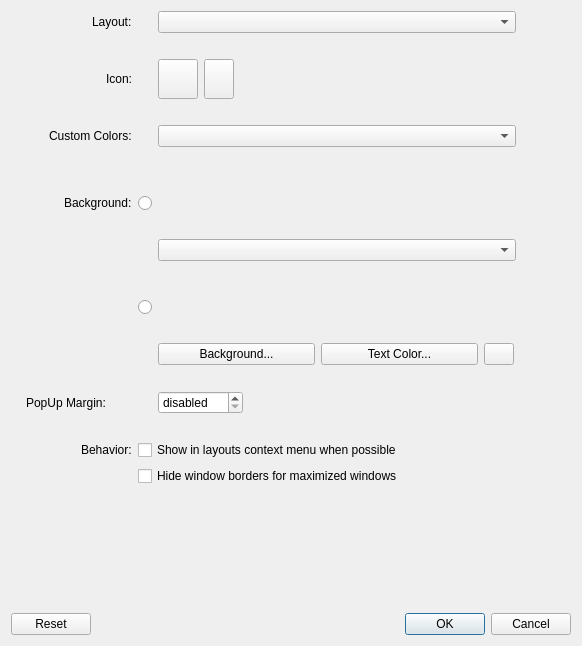
<?xml version="1.0" encoding="UTF-8"?>
<ui version="4.0">
 <class>DetailsDialog</class>
 <widget class="QDialog" name="DetailsDialog">
  <property name="geometry">
   <rect>
    <x>0</x>
    <y>0</y>
    <width>582</width>
    <height>646</height>
   </rect>
  </property>
  <property name="windowTitle">
   <string>Details</string>
  </property>
  <layout class="QVBoxLayout" name="verticalLayout">
   <item>
    <layout class="QHBoxLayout" name="optionsLayout">
     <item>
      <spacer name="horizontalSpacer">
       <property name="orientation">
        <enum>Qt::Horizontal</enum>
       </property>
       <property name="sizeType">
        <enum>QSizePolicy::Fixed</enum>
       </property>
       <property name="sizeHint" stdset="0">
        <size>
         <width>15</width>
         <height>20</height>
        </size>
       </property>
      </spacer>
     </item>
     <item>
      <layout class="QVBoxLayout" name="verticalLayout_2">
       <item>
        <layout class="QGridLayout" name="gridLayout" columnstretch="5,0,0">
         <item row="19" column="0">
          <layout class="QHBoxLayout" name="horizontalLayout_5">
           <item>
            <spacer name="horizontalSpacer_5">
             <property name="orientation">
              <enum>Qt::Horizontal</enum>
             </property>
             <property name="sizeHint" stdset="0">
              <size>
               <width>40</width>
               <height>20</height>
              </size>
             </property>
            </spacer>
           </item>
           <item>
            <widget class="QLabel" name="behaviorLbl">
             <property name="text">
              <string>Behavior:</string>
             </property>
            </widget>
           </item>
          </layout>
         </item>
         <item row="20" column="1" colspan="2">
          <widget class="QCheckBox" name="borderlessChk">
           <property name="text">
            <string>Hide window borders for maximized windows</string>
           </property>
          </widget>
         </item>
         <item row="12" column="2">
          <layout class="QHBoxLayout" name="backgroundOptLayout">
           <item>
            <widget class="Mocha::Settings::Widget::PatternWidget" name="backPatternWidget" native="true">
             <property name="minimumSize">
              <size>
               <width>358</width>
               <height>60</height>
              </size>
             </property>
            </widget>
           </item>
           <item>
            <spacer name="horizontalSpacer_7">
             <property name="orientation">
              <enum>Qt::Horizontal</enum>
             </property>
             <property name="sizeHint" stdset="0">
              <size>
               <width>40</width>
               <height>20</height>
              </size>
             </property>
            </spacer>
           </item>
          </layout>
         </item>
         <item row="3" column="0">
          <layout class="QHBoxLayout" name="horizontalLayout_3">
           <item>
            <spacer name="horizontalSpacer_3">
             <property name="orientation">
              <enum>Qt::Horizontal</enum>
             </property>
             <property name="sizeHint" stdset="0">
              <size>
               <width>40</width>
               <height>20</height>
              </size>
             </property>
            </spacer>
           </item>
           <item>
            <widget class="QLabel" name="iconLbl">
             <property name="text">
              <string>Icon:</string>
             </property>
            </widget>
           </item>
          </layout>
         </item>
         <item row="1" column="2">
          <layout class="QHBoxLayout" name="horizontalLayout_9">
           <item>
            <widget class="Mocha::Settings::LayoutsComboBox" name="layoutsCmb">
             <property name="minimumSize">
              <size>
               <width>358</width>
               <height>0</height>
              </size>
             </property>
            </widget>
           </item>
           <item>
            <spacer name="horizontalSpacer_12">
             <property name="orientation">
              <enum>Qt::Horizontal</enum>
             </property>
             <property name="sizeHint" stdset="0">
              <size>
               <width>40</width>
               <height>20</height>
              </size>
             </property>
            </spacer>
           </item>
          </layout>
         </item>
         <item row="19" column="1" colspan="2">
          <widget class="QCheckBox" name="inMenuChk">
           <property name="maximumSize">
            <size>
             <width>16777215</width>
             <height>16777215</height>
            </size>
           </property>
           <property name="text">
            <string>Show in layouts context menu when possible</string>
           </property>
          </widget>
         </item>
         <item row="2" column="2">
          <spacer name="verticalSpacer_6">
           <property name="orientation">
            <enum>Qt::Vertical</enum>
           </property>
           <property name="sizeType">
            <enum>QSizePolicy::Fixed</enum>
           </property>
           <property name="sizeHint" stdset="0">
            <size>
             <width>15</width>
             <height>20</height>
            </size>
           </property>
          </spacer>
         </item>
         <item row="15" column="0">
          <layout class="QHBoxLayout" name="horizontalLayout_8">
           <item>
            <widget class="QLabel" name="popUpMarginLbl">
             <property name="text">
              <string>PopUp Margin:</string>
             </property>
            </widget>
           </item>
          </layout>
         </item>
         <item row="13" column="2">
          <layout class="QHBoxLayout" name="horizontalLayout_2">
           <item>
            <layout class="QHBoxLayout" name="horizontalLayout_6">
             <item>
              <widget class="QPushButton" name="backgroundBtn">
               <property name="minimumSize">
                <size>
                 <width>157</width>
                 <height>0</height>
                </size>
               </property>
               <property name="text">
                <string>Background...</string>
               </property>
              </widget>
             </item>
             <item>
              <widget class="QPushButton" name="textColorBtn">
               <property name="minimumSize">
                <size>
                 <width>157</width>
                 <height>0</height>
                </size>
               </property>
               <property name="text">
                <string>Text Color...</string>
               </property>
              </widget>
             </item>
             <item>
              <widget class="QPushButton" name="patternClearBtn">
               <property name="minimumSize">
                <size>
                 <width>30</width>
                 <height>5</height>
                </size>
               </property>
               <property name="maximumSize">
                <size>
                 <width>30</width>
                 <height>16777215</height>
                </size>
               </property>
               <property name="text">
                <string/>
               </property>
               <property name="icon">
                <iconset theme="edit-clear">
                 <normaloff>.</normaloff>.</iconset>
               </property>
              </widget>
             </item>
            </layout>
           </item>
           <item>
            <spacer name="horizontalSpacer_9">
             <property name="orientation">
              <enum>Qt::Horizontal</enum>
             </property>
             <property name="sizeHint" stdset="0">
              <size>
               <width>40</width>
               <height>20</height>
              </size>
             </property>
            </spacer>
           </item>
          </layout>
         </item>
         <item row="6" column="2">
          <spacer name="verticalSpacer_8">
           <property name="orientation">
            <enum>Qt::Vertical</enum>
           </property>
           <property name="sizeType">
            <enum>QSizePolicy::Fixed</enum>
           </property>
           <property name="sizeHint" stdset="0">
            <size>
             <width>15</width>
             <height>20</height>
            </size>
           </property>
          </spacer>
         </item>
         <item row="20" column="0">
          <widget class="QLabel" name="behaviorSecRowLbl">
           <property name="text">
            <string notr="true"/>
           </property>
          </widget>
         </item>
         <item row="4" column="2">
          <spacer name="verticalSpacer_3">
           <property name="orientation">
            <enum>Qt::Vertical</enum>
           </property>
           <property name="sizeType">
            <enum>QSizePolicy::Fixed</enum>
           </property>
           <property name="sizeHint" stdset="0">
            <size>
             <width>15</width>
             <height>20</height>
            </size>
           </property>
          </spacer>
         </item>
         <item row="9" column="2">
          <layout class="QHBoxLayout" name="horizontalLayout">
           <item>
            <widget class="QComboBox" name="colorsCmb">
             <property name="minimumSize">
              <size>
               <width>358</width>
               <height>0</height>
              </size>
             </property>
            </widget>
           </item>
           <item>
            <spacer name="horizontalSpacer_10">
             <property name="orientation">
              <enum>Qt::Horizontal</enum>
             </property>
             <property name="sizeHint" stdset="0">
              <size>
               <width>40</width>
               <height>20</height>
              </size>
             </property>
            </spacer>
           </item>
          </layout>
         </item>
         <item row="5" column="2">
          <layout class="QHBoxLayout" name="horizontalLayout_11">
           <item>
            <widget class="Mocha::Settings::SchemesComboBox" name="customSchemeCmb">
             <property name="minimumSize">
              <size>
               <width>358</width>
               <height>0</height>
              </size>
             </property>
            </widget>
           </item>
           <item>
            <spacer name="horizontalSpacer_15">
             <property name="orientation">
              <enum>Qt::Horizontal</enum>
             </property>
             <property name="sizeHint" stdset="0">
              <size>
               <width>40</width>
               <height>20</height>
              </size>
             </property>
            </spacer>
           </item>
          </layout>
         </item>
         <item row="12" column="1">
          <widget class="QRadioButton" name="backRadioBtn">
           <property name="sizePolicy">
            <sizepolicy hsizetype="Preferred" vsizetype="Fixed">
             <horstretch>0</horstretch>
             <verstretch>0</verstretch>
            </sizepolicy>
           </property>
           <property name="maximumSize">
            <size>
             <width>20</width>
             <height>20</height>
            </size>
           </property>
           <property name="text">
            <string notr="true"/>
           </property>
          </widget>
         </item>
         <item row="1" column="0">
          <layout class="QHBoxLayout" name="horizontalLayout_7">
           <item>
            <spacer name="horizontalSpacer_11">
             <property name="orientation">
              <enum>Qt::Horizontal</enum>
             </property>
             <property name="sizeHint" stdset="0">
              <size>
               <width>40</width>
               <height>20</height>
              </size>
             </property>
            </spacer>
           </item>
           <item>
            <widget class="QLabel" name="layoutLbl">
             <property name="text">
              <string>Layout:</string>
             </property>
            </widget>
           </item>
          </layout>
         </item>
         <item row="7" column="0">
          <layout class="QHBoxLayout" name="horizontalLayout_4">
           <item>
            <spacer name="horizontalSpacer_4">
             <property name="orientation">
              <enum>Qt::Horizontal</enum>
             </property>
             <property name="sizeHint" stdset="0">
              <size>
               <width>40</width>
               <height>20</height>
              </size>
             </property>
            </spacer>
           </item>
           <item>
            <widget class="QLabel" name="backgroundLbl">
             <property name="minimumSize">
              <size>
               <width>0</width>
               <height>0</height>
              </size>
             </property>
             <property name="text">
              <string>Background:</string>
             </property>
            </widget>
           </item>
          </layout>
         </item>
         <item row="14" column="2">
          <spacer name="verticalSpacer_4">
           <property name="orientation">
            <enum>Qt::Vertical</enum>
           </property>
           <property name="sizeType">
            <enum>QSizePolicy::Fixed</enum>
           </property>
           <property name="sizeHint" stdset="0">
            <size>
             <width>15</width>
             <height>20</height>
            </size>
           </property>
          </spacer>
         </item>
         <item row="10" column="2">
          <spacer name="verticalSpacer_5">
           <property name="orientation">
            <enum>Qt::Vertical</enum>
           </property>
           <property name="sizeType">
            <enum>QSizePolicy::Fixed</enum>
           </property>
           <property name="sizeHint" stdset="0">
            <size>
             <width>20</width>
             <height>10</height>
            </size>
           </property>
          </spacer>
         </item>
         <item row="7" column="1">
          <widget class="QRadioButton" name="colorRadioBtn">
           <property name="sizePolicy">
            <sizepolicy hsizetype="Preferred" vsizetype="Fixed">
             <horstretch>0</horstretch>
             <verstretch>0</verstretch>
            </sizepolicy>
           </property>
           <property name="minimumSize">
            <size>
             <width>0</width>
             <height>0</height>
            </size>
           </property>
           <property name="maximumSize">
            <size>
             <width>20</width>
             <height>20</height>
            </size>
           </property>
           <property name="text">
            <string notr="true"/>
           </property>
          </widget>
         </item>
         <item row="15" column="2">
          <layout class="QHBoxLayout" name="horizontalLayout_10">
           <item>
            <widget class="QSpinBox" name="popUpMarginSpinBox">
             <property name="sizePolicy">
              <sizepolicy hsizetype="Minimum" vsizetype="Fixed">
               <horstretch>0</horstretch>
               <verstretch>0</verstretch>
              </sizepolicy>
             </property>
             <property name="minimumSize">
              <size>
               <width>85</width>
               <height>0</height>
              </size>
             </property>
             <property name="maximumSize">
              <size>
               <width>16777215</width>
               <height>16777215</height>
              </size>
             </property>
             <property name="alignment">
              <set>Qt::AlignLeading|Qt::AlignLeft|Qt::AlignVCenter</set>
             </property>
             <property name="specialValueText">
              <string>disabled</string>
             </property>
             <property name="suffix">
              <string> px.</string>
             </property>
             <property name="prefix">
              <string/>
             </property>
             <property name="minimum">
              <number>-1</number>
             </property>
             <property name="maximum">
              <number>50</number>
             </property>
             <property name="value">
              <number>-1</number>
             </property>
            </widget>
           </item>
           <item>
            <spacer name="horizontalSpacer_14">
             <property name="orientation">
              <enum>Qt::Horizontal</enum>
             </property>
             <property name="sizeHint" stdset="0">
              <size>
               <width>40</width>
               <height>20</height>
              </size>
             </property>
            </spacer>
           </item>
          </layout>
         </item>
         <item row="17" column="2">
          <spacer name="verticalSpacer">
           <property name="orientation">
            <enum>Qt::Vertical</enum>
           </property>
           <property name="sizeType">
            <enum>QSizePolicy::Fixed</enum>
           </property>
           <property name="sizeHint" stdset="0">
            <size>
             <width>15</width>
             <height>20</height>
            </size>
           </property>
          </spacer>
         </item>
         <item row="7" column="2">
          <layout class="QHBoxLayout" name="colorsOptLayout">
           <item>
            <widget class="Mocha::Settings::Widget::PatternWidget" name="colorPatternWidget" native="true">
             <property name="minimumSize">
              <size>
               <width>358</width>
               <height>60</height>
              </size>
             </property>
            </widget>
           </item>
           <item>
            <spacer name="horizontalSpacer_6">
             <property name="orientation">
              <enum>Qt::Horizontal</enum>
             </property>
             <property name="sizeHint" stdset="0">
              <size>
               <width>40</width>
               <height>20</height>
              </size>
             </property>
            </spacer>
           </item>
          </layout>
         </item>
         <item row="3" column="2">
          <layout class="QHBoxLayout" name="iconHorLayout">
           <item>
            <widget class="QPushButton" name="iconBtn">
             <property name="minimumSize">
              <size>
               <width>40</width>
               <height>40</height>
              </size>
             </property>
             <property name="maximumSize">
              <size>
               <width>40</width>
               <height>40</height>
              </size>
             </property>
             <property name="text">
              <string notr="true"/>
             </property>
             <property name="icon">
              <iconset theme="add">
               <normaloff>.</normaloff>.</iconset>
             </property>
             <property name="iconSize">
              <size>
               <width>32</width>
               <height>32</height>
              </size>
             </property>
            </widget>
           </item>
           <item>
            <widget class="QPushButton" name="iconClearBtn">
             <property name="minimumSize">
              <size>
               <width>0</width>
               <height>0</height>
              </size>
             </property>
             <property name="maximumSize">
              <size>
               <width>30</width>
               <height>50</height>
              </size>
             </property>
             <property name="text">
              <string notr="true"/>
             </property>
             <property name="icon">
              <iconset theme="edit-clear">
               <normaloff>.</normaloff>.</iconset>
             </property>
            </widget>
           </item>
           <item>
            <spacer name="horizontalSpacer_8">
             <property name="orientation">
              <enum>Qt::Horizontal</enum>
             </property>
             <property name="sizeHint" stdset="0">
              <size>
               <width>40</width>
               <height>20</height>
              </size>
             </property>
            </spacer>
           </item>
          </layout>
         </item>
         <item row="12" column="0">
          <widget class="QLabel" name="backSecondRowLbl">
           <property name="text">
            <string notr="true"/>
           </property>
          </widget>
         </item>
         <item row="5" column="0">
          <layout class="QHBoxLayout" name="horizontalLayout_13">
           <item>
            <spacer name="horizontalSpacer_13">
             <property name="orientation">
              <enum>Qt::Horizontal</enum>
             </property>
             <property name="sizeHint" stdset="0">
              <size>
               <width>40</width>
               <height>20</height>
              </size>
             </property>
            </spacer>
           </item>
           <item>
            <widget class="QLabel" name="customSchemeLbl">
             <property name="text">
              <string>Custom Colors:</string>
             </property>
            </widget>
           </item>
          </layout>
         </item>
        </layout>
       </item>
      </layout>
     </item>
     <item>
      <spacer name="horizontalSpacer_2">
       <property name="orientation">
        <enum>Qt::Horizontal</enum>
       </property>
       <property name="sizeType">
        <enum>QSizePolicy::Fixed</enum>
       </property>
       <property name="sizeHint" stdset="0">
        <size>
         <width>15</width>
         <height>20</height>
        </size>
       </property>
      </spacer>
     </item>
    </layout>
   </item>
   <item>
    <spacer name="verticalSpacer_2">
     <property name="orientation">
      <enum>Qt::Vertical</enum>
     </property>
     <property name="sizeHint" stdset="0">
      <size>
       <width>20</width>
       <height>40</height>
      </size>
     </property>
    </spacer>
   </item>
   <item>
    <widget class="QDialogButtonBox" name="buttonBox">
     <property name="orientation">
      <enum>Qt::Horizontal</enum>
     </property>
     <property name="standardButtons">
      <set>QDialogButtonBox::Cancel|QDialogButtonBox::Ok|QDialogButtonBox::Reset</set>
     </property>
    </widget>
   </item>
  </layout>
 </widget>
 <customwidgets>
  <customwidget>
   <class>Mocha::Settings::LayoutsComboBox</class>
   <extends>QComboBox</extends>
   <header>settings/generic/layoutscombobox.h</header>
  </customwidget>
  <customwidget>
   <class>Mocha::Settings::Widget::PatternWidget</class>
   <extends>QWidget</extends>
   <header>settings/detailsdialog/patternwidget.h</header>
   <container>1</container>
  </customwidget>
  <customwidget>
   <class>Mocha::Settings::SchemesComboBox</class>
   <extends>QComboBox</extends>
   <header>settings/detailsdialog/schemescombobox.h</header>
  </customwidget>
 </customwidgets>
 <resources/>
 <connections>
  <connection>
   <sender>buttonBox</sender>
   <signal>accepted()</signal>
   <receiver>DetailsDialog</receiver>
   <slot>accept()</slot>
   <hints>
    <hint type="sourcelabel">
     <x>248</x>
     <y>254</y>
    </hint>
    <hint type="destinationlabel">
     <x>157</x>
     <y>274</y>
    </hint>
   </hints>
  </connection>
  <connection>
   <sender>buttonBox</sender>
   <signal>rejected()</signal>
   <receiver>DetailsDialog</receiver>
   <slot>reject()</slot>
   <hints>
    <hint type="sourcelabel">
     <x>316</x>
     <y>260</y>
    </hint>
    <hint type="destinationlabel">
     <x>286</x>
     <y>274</y>
    </hint>
   </hints>
  </connection>
 </connections>
</ui>
